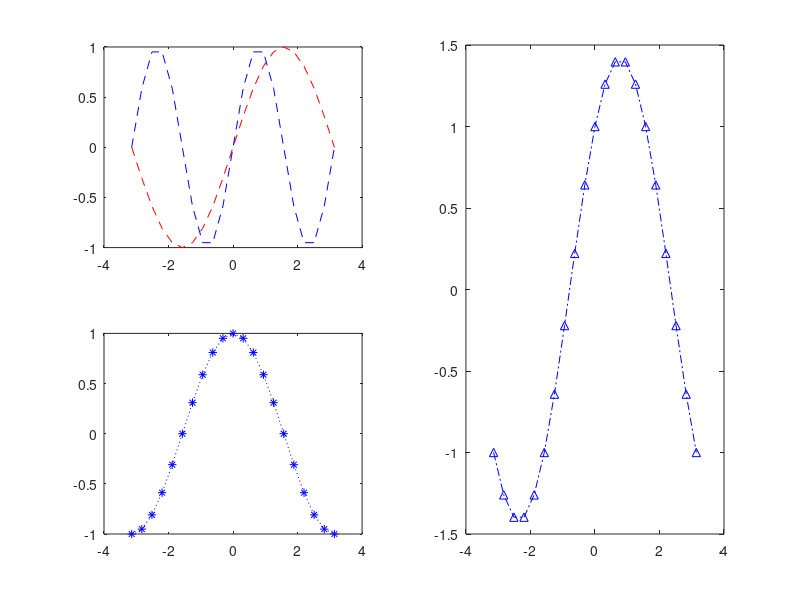

Reproduce this figure in MATLAB.
clear all;
x=-pi:pi/10:pi;
figure;
subplot(221);
plot(x,sin(x),'r--');
hold on;
plot(x,sin(2*x),'b--');
subplot(223);
plot(x,cos(x),'b:*');
subplot(2,2,[2,4]);
plot(x,sin(x)+cos(x),'b-.^');
